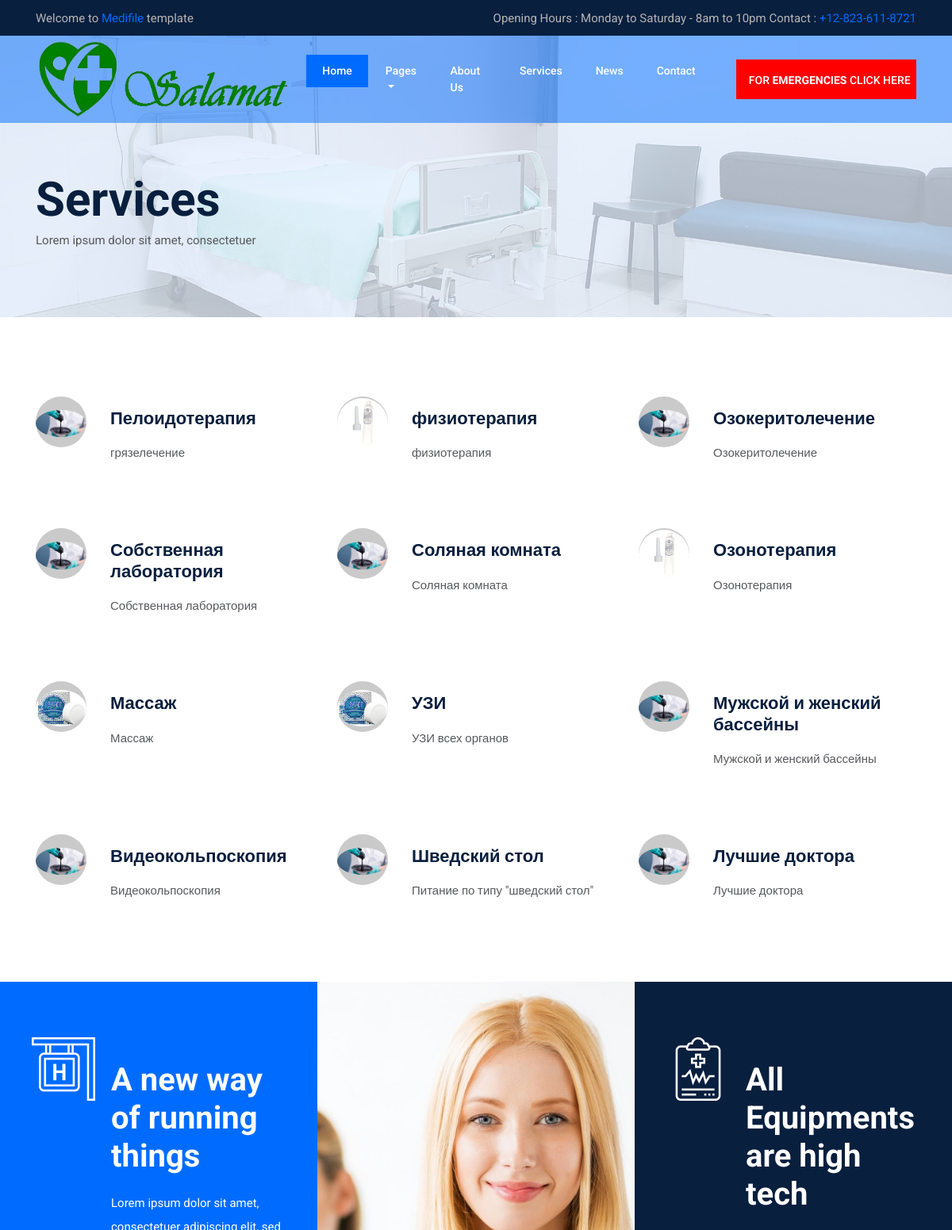
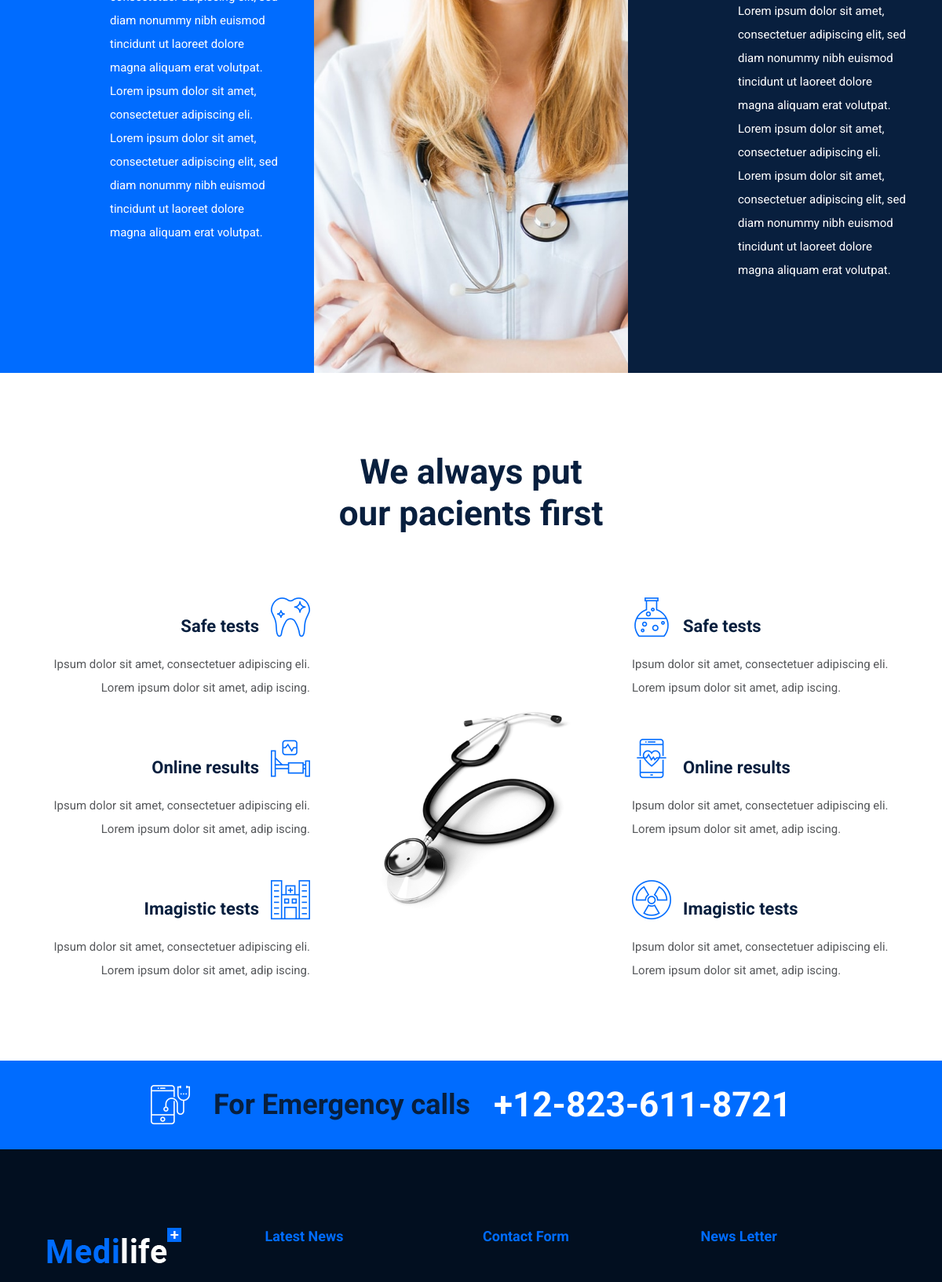
Page /services/ (upper part) on the committed database (2 pictures, top to bottom).
### clinic_app/models.py (models this page shows)
class Services(models.Model): #написать наши услуги грязелечение физиотер и т.д.
    title = models.CharField(max_length=255)
    description = models.TextField()
    icon = models.ImageField()

### clinic_app/views.py (the view)
# urls.py: path('services/', services, name='services'),
def services(request):
    service = Services.objects.all()
    context = {
        'service':service
    }
    context['latestNews'] = News.objects.order_by('-created_at')[:3]
    return render(request, 'services.html', context)

### templates/services.html
{% extends 'base.html' %}
{% load static %}
{% block content %}
    <section class="breadcumb-area bg-img gradient-background-overlay" style="background-image: url(img/bg-img/breadcumb2.jpg);">
        <div class="container h-100">
            <div class="row h-100 align-items-center">
                <div class="col-12">
                    <div class="breadcumb-content">
                        <h3 class="breadcumb-title">Services</h3>
                        <p>Lorem ipsum dolor sit amet, consectetuer</p>
                    </div>
                </div>
            </div>
        </div>
    </section>
    <div class="medilife-services-area section-padding-100-20">
        <div class="container">
            <div class="row">
                {% for row in service %}
                <div class="col-12 col-md-6 col-lg-4">
                    <div class="single-service-area d-flex">
                        <div class="service-icon">
                            <img style="border-radius: 50%;" src="{{row.icon.url}}" alt="">
                        </div>
                        <div class="service-content">
                            <h5>{{row.title}}</h5>
                            <p>{{row.description}}</p>
                        </div>
                    </div>
                </div>
                {% endfor %}
            </div>
        </div>
    </div>
    <div class="medilife-services-area clearfix">
        <div class="singleServiceArea equalize d-flex">
            <div class="singleServiceIcon">
                <i class="icon-hospital-4"></i>
            </div>
            <div class="singleServiceText">
                <h2>A new way of running things</h2>
                <p>Lorem ipsum dolor sit amet, consectetuer adipiscing elit, sed diam nonummy nibh euismod tincidunt ut laoreet dolore magna aliquam erat volutpat. Lorem ipsum dolor sit amet, consectetuer adipiscing eli. Lorem ipsum dolor sit amet, consectetuer adipiscing elit, sed diam nonummy nibh euismod tincidunt ut laoreet dolore magna aliquam erat volutpat.</p>
            </div>
        </div>
        <div class="singleServiceArea equalize bg-img" style="background-image: url(img/bg-img/about1.jpg);"></div>
        <div class="singleServiceArea equalize d-flex">
            <div class="singleServiceIcon">
                <i class="icon-clinic-history-2"></i>
            </div>
            <div class="singleServiceText">
                <h2>All Equipments are high tech</h2>
                <p>Lorem ipsum dolor sit amet, consectetuer adipiscing elit, sed diam nonummy nibh euismod tincidunt ut laoreet dolore magna aliquam erat volutpat. Lorem ipsum dolor sit amet, consectetuer adipiscing eli. Lorem ipsum dolor sit amet, consectetuer adipiscing elit, sed diam nonummy nibh euismod tincidunt ut laoreet dolore magna aliquam erat volutpat.</p>
            </div>
        </div>
    </div>
    <section class="medilife-benefits-area section-padding-100-50">
        <div class="container">
            <div class="row">
                <div class="col-12">
                    <div class="section-heading">
                        <h2>We always put <br>our pacients first</h2>
                    </div>
                </div>
            </div>
            <div class="row align-items-center">
                <div class="col-12 col-md-4">
                    <div class="single-benefits-area mb-50 text-right">
                        <div class="single-benefits-title d-flex align-items-end row-reverse">
                            <i class="icon-teeth"></i>
                            <h5>Safe tests</h5>
                        </div>
                        <p>Ipsum dolor sit amet, consectetuer adipiscing eli. Lorem ipsum dolor sit amet, adip iscing.</p>
                    </div>
                    <div class="single-benefits-area mb-50 text-right">
                        <div class="single-benefits-title d-flex align-items-end row-reverse">
                            <i class="icon-hospital-bed-1"></i>
                            <h5>Online results</h5>
                        </div>
                        <p>Ipsum dolor sit amet, consectetuer adipiscing eli. Lorem ipsum dolor sit amet, adip iscing.</p>
                    </div>
                    <div class="single-benefits-area mb-50 text-right">
                        <div class="single-benefits-title d-flex align-items-end row-reverse">
                            <i class="icon-hospital-2"></i>
                            <h5>Imagistic tests</h5>
                        </div>
                        <p>Ipsum dolor sit amet, consectetuer adipiscing eli. Lorem ipsum dolor sit amet, adip iscing.</p>
                    </div>
                </div>
                <div class="col-12 col-md-4">
                    <div class="single-benefits-thumb">
                        <img src="{% static 'assets/img/bg-img/benefits.png' %}" alt="">
                    </div>
                </div>
                <div class="col-12 col-md-4">
                    <div class="single-benefits-area mb-50">
                        <div class="single-benefits-title d-flex align-items-end">
                            <i class="icon-flask-1"></i>
                            <h5>Safe tests</h5>
                        </div>
                        <p>Ipsum dolor sit amet, consectetuer adipiscing eli. Lorem ipsum dolor sit amet, adip iscing.</p>
                    </div>
                    <div class="single-benefits-area mb-50">
                        <div class="single-benefits-title d-flex align-items-end">
                            <i class="icon-smartphone-1"></i>
                            <h5>Online results</h5>
                        </div>
                        <p>Ipsum dolor sit amet, consectetuer adipiscing eli. Lorem ipsum dolor sit amet, adip iscing.</p>
                    </div>
                    <div class="single-benefits-area mb-50">
                        <div class="single-benefits-title d-flex align-items-end">
                            <i class="icon-nuclear"></i>
                            <h5>Imagistic tests</h5>
                        </div>
                        <p>Ipsum dolor sit amet, consectetuer adipiscing eli. Lorem ipsum dolor sit amet, adip iscing.</p>
                    </div>
                </div>
            </div>
        </div>
    </section>
    <div class="medilife-cta-area">
        <div class="container">
            <div class="row">
                <div class="col-12">
                    <div class="cta-content">
                        <i class="icon-smartphone"></i>
                        <h2>For Emergency calls</h2>
                        <h3>+12-823-611-8721</h3>
                    </div>
                </div>
            </div>
        </div>
    </div>
{% endblock %}

### static/assets/style.css (style rules this page uses)
* { margin: 0; padding: 0; }
body { font-family: "Roboto", sans-serif; }
h1, h2, h3, h4, h5, h6 { color: #081f3e; font-weight: 700; }
p { color: #57595c; font-size: 15px; line-height: 2; font-weight: 400; }
img { height: auto; max-width: 100%; }
.mb-50 { margin-bottom: 50px; }
.bg-img { background-position: center center; background-size: cover; background-repeat: no-repeat; }
.section-padding-100-50 { padding: 100px 0 50px; }
.section-padding-100-20 { padding: 100px 0 20px 0; }
.section-heading { text-align: center; margin-bottom: 80px; position: relative; z-index: 1; }
.section-heading h2 { font-size: 44px; margin-bottom: 0; }
.row-reverse { -webkit-box-orient: horizontal; -webkit-box-direction: reverse; -ms-flex-direction: row-reverse; flex-direction: row-reverse; }
.single-service-area { margin-bottom: 80px; -webkit-transition-duration: 500ms; transition-duration: 500ms; }
.single-service-area .service-icon { width: 64px; height: 64px; -webkit-box-flex: 0; -ms-flex: 0 0 64px; flex: 0 0 64px; margin-right: 30px; text-align: center; line-height: 64px; font-size: 30px; background-color: #cacaca; border-radius: 50%; color: #ffffff; -webkit-transition-duration: 500ms; transition-duration: 500ms; }
.single-service-area .service-content { margin-top: 15px; }
.single-service-area .service-content h5 { font-size: 22px; margin-bottom: 15px; -webkit-transition-duration: 500ms; transition-duration: 500ms; }
.single-service-area .service-content p { margin-bottom: 0; }
.breadcumb-area { width: 100%; height: 400px; position: relative; z-index: 1; padding-top: 150px; }
.breadcumb-area .breadcumb-title { font-size: 60px; margin-bottom: 0; }
.breadcumb-area::after { background-color: rgba(230, 241, 255, 0.75); content: ''; top: 0; left: 0; width: 100%; height: 100%; position: absolute; z-index: -1; }
.singleServiceArea { position: relative; z-index: 1; width: 33.3333333%; display: inline-block; float: left; padding: 70px 40px 100px; }
.singleServiceArea:first-child { background-color: #006cff; }
.singleServiceArea:last-child { background-color: #081f3e; }
.singleServiceArea .singleServiceIcon { margin-right: 20px; }
.singleServiceArea .singleServiceIcon i { color: #ffffff; font-size: 80px; }
.singleServiceArea .singleServiceText { padding-top: 30px; }
.singleServiceArea .singleServiceText h2 { color: #ffffff; margin-bottom: 20px; font-size: 40px; }
.singleServiceArea .singleServiceText p { color: #ffffff; }
.single-benefits-area { position: relative; z-index: 1; }
.single-benefits-area .single-benefits-title { margin-bottom: 20px; }
.single-benefits-area .single-benefits-title i { font-size: 50px; color: #006cff; }
.single-benefits-area .single-benefits-title h5 { font-size: 22px; margin: 0 15px; }
.medilife-cta-area { position: relative; z-index: 1; background-color: #006cff; padding: 30px 0; }
.medilife-cta-area .cta-content { display: -webkit-box; display: -ms-flexbox; display: flex; -webkit-box-align: center; -ms-flex-align: center; -ms-grid-row-align: center; align-items: center; -webkit-box-pack: center; -ms-flex-pack: center; justify-content: center; }
.medilife-cta-area .cta-content i { color: #ffffff; font-size: 50px; margin-right: 30px; display: inline-block; }
.medilife-cta-area .cta-content h2 { margin-bottom: 0; font-size: 36px; margin-right: 30px; color: #081f3e; }
.medilife-cta-area .cta-content h3 { color: #ffffff; margin-bottom: 0; font-size: 44px; }

### rows in the picture
Services: icon (picture), title "Пелоидотерапия", description "грязелечение"
Services: icon (picture), title "физиотерапия", description "физиотерапия"
Services: icon (picture), title "Озокеритолечение", description "Озокеритолечение"
Services: icon (picture), title "Собственная лаборатория", description "Собственная лаборатория"
Services: icon (picture), title "Соляная комната", description "Соляная комната"
Services: icon (picture), title "Озонотерапия", description "Озонотерапия"
Services: icon (picture), title "Массаж", description "Массаж"
Services: icon (picture), title "УЗИ", description "УЗИ всех органов"
Services: icon (picture), title "Мужской и женский бассейны", description "Мужской и женский бассейны"
Services: icon (picture), title "Видеокольпоскопия", description "Видеокольпоскопия"
Services: icon (picture), title "Шведский стол", description "Питание по типу \"шведский стол\""
Services: icon (picture), title "Лучшие доктора", description "Лучшие доктора"
